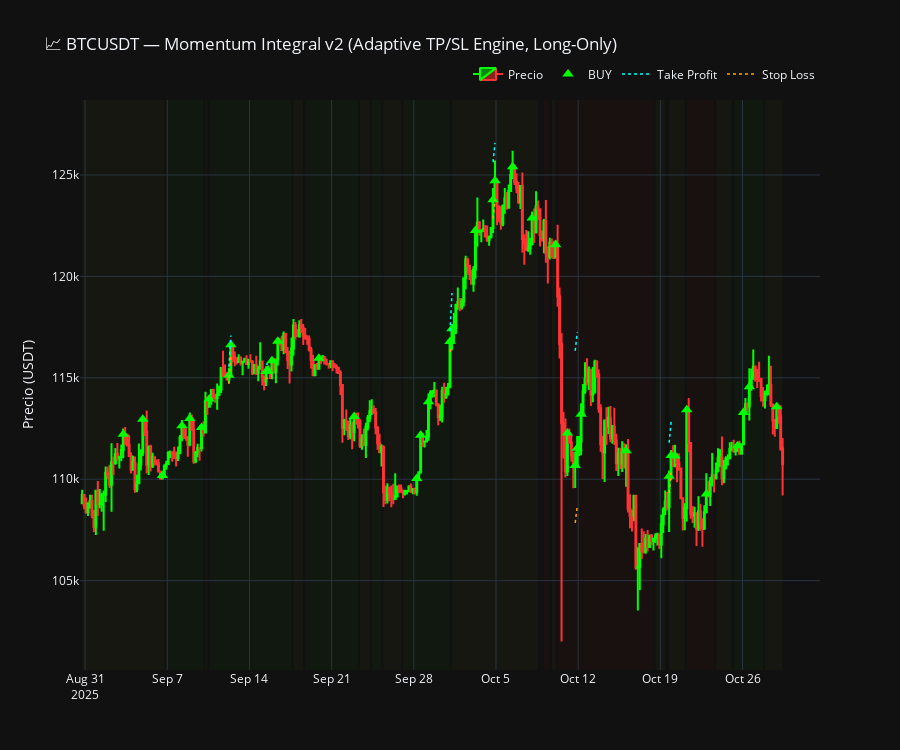

Source (notebook cell):
### Code cell
# ==========================================================
# ⚙️ BLOQUE 15 — Momentum Integral v2: Adaptive TP/SL Engine (Long-Only)
# ==========================================================

# ----------------------------------------------------------
# 1️⃣ — Configuración general
# ----------------------------------------------------------
symbol = "BTCUSDT"
df = data_full[symbol]["df"].copy().reset_index(drop=True)

# Filtrar últimos 60 días para prueba
fecha_limite = pd.Timestamp.now(tz=df["Open time"].dt.tz) - pd.Timedelta(days=60)
df = df[df["Open time"] >= fecha_limite].copy().reset_index(drop=True)

# Parámetros base
WINDOW_MOMENTUM = 8
WINDOW_ATR = 14
RR_R = 1.5   # relación RR base (%)
SL_R = 0.75  # stop base RR (%)

# ----------------------------------------------------------
# 2️⃣ — Cálculo de Momentum Integral y ATR
# ----------------------------------------------------------
def calcular_momentum_integral(df, window=8):
    df = df.copy()
    df["momentum"] = df["Close"].diff()
    df["integral_momentum"] = df["momentum"].rolling(window=window).sum()
    df["slope_integral"] = df["integral_momentum"].diff()
    std_slope = df["slope_integral"].rolling(window=window).std()

    df["Signal"] = np.select(
        [
            (df["slope_integral"] > std_slope) & (df["momentum"] > 0),
            (df["slope_integral"] < -std_slope) & (df["momentum"] < 0)
        ],
        ["BUY", "SELL"],
        default=None
    )
    return df

def calcular_atr(df, window=14):
    df = df.copy()
    df["H-L"] = df["High"] - df["Low"]
    df["H-Cp"] = abs(df["High"] - df["Close"].shift(1))
    df["L-Cp"] = abs(df["Low"] - df["Close"].shift(1))
    df["TR"] = df[["H-L", "H-Cp", "L-Cp"]].max(axis=1)
    df["ATR"] = df["TR"].rolling(window=window).mean()
    return df

df = calcular_momentum_integral(df, WINDOW_MOMENTUM)
df = calcular_atr(df, WINDOW_ATR)

# ----------------------------------------------------------
# 3️⃣ — Clasificación del régimen de volatilidad
# ----------------------------------------------------------
p_low, p_high = df["ATR"].quantile([0.4, 0.8])

def clasificar_regimen(row):
    if row["ATR"] <= p_low:
        return "Baja Volatilidad"
    elif row["ATR"] >= p_high:
        return "Alta Volatilidad"
    else:
        return "Media Volatilidad"

df["Volatility Regime"] = df.apply(clasificar_regimen, axis=1)

# ----------------------------------------------------------
# 4️⃣ — Motor adaptativo TP/SL (solo BUYs)
# ----------------------------------------------------------
def calcular_tp_sl(row):
    if row["Signal"] == "BUY":
        if row["Volatility Regime"] == "Alta Volatilidad":
            tp = row["Close"] + 2.0 * row["ATR"]
            sl = row["Close"] - 1.0 * row["ATR"]
            metodo = "ATR"
        elif row["Volatility Regime"] == "Media Volatilidad":
            tp = row["Close"] * (1 + RR_R / 100)
            sl = row["Close"] * (1 - SL_R / 100)
            metodo = "RR"
        else:  # Baja volatilidad
            tp = row["Close"] + 0.5 * row["ATR"]
            sl = row["Close"] - 0.5 * row["ATR"]
            metodo = "Estructura"
    else:
        # No se abren shorts
        tp, sl, metodo = np.nan, np.nan, None
    return pd.Series([tp, sl, metodo])

df[["TP", "SL", "Método TP/SL"]] = df.apply(calcular_tp_sl, axis=1)

# ----------------------------------------------------------
# 5️⃣ — Visualización adaptativa (Plotly)
# ----------------------------------------------------------
fig = go.Figure()

# Candlestick base
fig.add_trace(go.Candlestick(
    x=df["Open time"], open=df["Open"], high=df["High"], low=df["Low"], close=df["Close"],
    name="Precio", increasing_line_color="#00FF00", decreasing_line_color="#FF3333"
))

# BUY markers
buy_signals = df[df["Signal"] == "BUY"]
fig.add_trace(go.Scatter(
    x=buy_signals["Open time"], y=buy_signals["Close"],
    mode="markers", name="BUY", marker=dict(symbol="triangle-up", size=10, color="lime")
))

# TP / SL lines
fig.add_trace(go.Scatter(
    x=df["Open time"], y=df["TP"], mode="lines", name="Take Profit", line=dict(color="cyan", width=1.5, dash="dot")
))
fig.add_trace(go.Scatter(
    x=df["Open time"], y=df["SL"], mode="lines", name="Stop Loss", line=dict(color="orange", width=1.5, dash="dot")
))

# Volatility regime shading (zonas continuas)
df["Reg_Change"] = (df["Volatility Regime"] != df["Volatility Regime"].shift()).cumsum()
for _, seg in df.groupby("Reg_Change"):
    reg = seg["Volatility Regime"].iloc[0]
    color = {
        "Alta Volatilidad": "rgba(255,0,0,0.12)",
        "Media Volatilidad": "rgba(255,255,0,0.08)",
        "Baja Volatilidad": "rgba(0,255,0,0.10)"
    }[reg]
    fig.add_vrect(
        x0=seg["Open time"].iloc[0],
        x1=seg["Open time"].iloc[-1],
        fillcolor=color,
        opacity=0.3,
        line_width=0,
        layer="below"
    )

fig.update_layout(
    title=f"📈 {symbol} — Momentum Integral v2 (Adaptive TP/SL Engine, Long-Only)",
    template="plotly_dark",
    height=750,
    xaxis_rangeslider_visible=False,
    yaxis_title="Precio (USDT)",
    legend=dict(orientation="h", yanchor="bottom", y=1.02, xanchor="right", x=1)
)

fig.show()

# ----------------------------------------------------------
# 6️⃣ — Análisis de uso de métodos
# ----------------------------------------------------------
uso_metodos = df["Método TP/SL"].value_counts(normalize=True).mul(100).round(2)
print("📊 Distribución de métodos utilizados:")
display(uso_metodos)

### Figure 1 — Plotly figure (JSON) as saved in the notebook; plotly's stock layout.template omitted (floating-point values rounded to 4 significant figures; data arrays with more than 128 entries replaced by an {"elided": "..."} marker saying what was removed)
{"data": [{"close": {"elided": "359 float values"}, "decreasing": {"line": {"color": "#FF3333"}}, "high": {"elided": "359 float values"}, "increasing": {"line": {"color": "#00FF00"}}, "low": {"elided": "359 float values"}, "name": "Precio", "open": {"elided": "359 float values"}, "type": "candlestick", "x": {"elided": "359 str values"}}, {"marker": {"color": "lime", "size": 10, "symbol": "triangle-up"}, "mode": "markers", "name": "BUY", "type": "scatter", "x": ["2025-09-03T06:00:00-06:00", "2025-09-04T22:00:00-06:00", "2025-09-06T14:00:00-06:00", "2025-09-08T06:00:00-06:00", "2025-09-08T22:00:00-06:00", "2025-09-09T22:00:00-06:00", "2025-09-10T14:00:00-06:00", "2025-09-12T06:00:00-06:00", "2025-09-12T10:00:00-06:00", "2025-09-15T10:00:00-06:00", "2025-09-15T14:00:00-06:00", "2025-09-15T22:00:00-06:00", "2025-09-16T10:00:00-06:00", "2025-09-19T22:00:00-06:00", "2025-09-22T22:00:00-06:00", "2025-09-28T06:00:00-06:00", "2025-09-28T14:00:00-06:00", "2025-09-29T06:00:00-06:00", "2025-10-01T02:00:00-06:00", "2025-10-01T06:00:00-06:00", "2025-10-03T06:00:00-06:00", "2025-10-04T18:00:00-06:00", "2025-10-04T22:00:00-06:00", "2025-10-06T10:00:00-06:00", "2025-10-08T02:00:00-06:00", "2025-10-10T02:00:00-06:00", "2025-10-11T02:00:00-06:00", "2025-10-11T18:00:00-06:00", "2025-10-11T22:00:00-06:00", "2025-10-12T06:00:00-06:00", "2025-10-16T02:00:00-06:00", "2025-10-19T18:00:00-06:00", "2025-10-19T22:00:00-06:00", "2025-10-20T06:00:00-06:00", "2025-10-21T06:00:00-06:00", "2025-10-22T22:00:00-06:00", "2025-10-25T14:00:00-06:00", "2025-10-26T02:00:00-06:00", "2025-10-26T14:00:00-06:00", "2025-10-28T22:00:00-06:00"], "y": [112200.0, 113000.0, 110200.0, 112600.0, 113000.0, 112600.0, 114000.0, 115100.0, 116600.0, 115300.0, 115300.0, 115800.0, 116800.0, 116000.0, 113100.0, 110000.0, 112200.0, 113800.0, 116800.0, 117400.0, 122300.0, 123800.0, 124700.0, 125400.0, 122900.0, 121600.0, 112300.0, 110700.0, 111500.0, 113200.0, 111400.0, 110100.0, 111200.0, 111100.0, 113400.0, 109300.0, 111600.0, 113300.0, 114600.0, 113600.0]}, {"line": {"color": "cyan", "dash": "dot", "width": 1.5}, "mode": "lines", "name": "Take Profit", "type": "scatter", "x": {"elided": "359 str values"}, "y": {"elided": "359 float values"}}, {"line": {"color": "orange", "dash": "dot", "width": 1.5}, "mode": "lines", "name": "Stop Loss", "type": "scatter", "x": {"elided": "359 str values"}, "y": {"elided": "359 float values"}}], "layout": {"height": 750, "legend": {"orientation": "h", "x": 1, "xanchor": "right", "y": 1.02, "yanchor": "bottom"}, "shapes": [{"fillcolor": "rgba(255,255,0,0.08)", "layer": "below", "line": {"width": 0}, "opacity": 0.3, "type": "rect", "x0": "2025-08-30T18:00:00-06:00", "x1": "2025-09-06T18:00:00-06:00", "xref": "x", "y0": 0, "y1": 1, "yref": "y domain"}, {"fillcolor": "rgba(0,255,0,0.10)", "layer": "below", "line": {"width": 0}, "opacity": 0.3, "type": "rect", "x0": "2025-09-06T22:00:00-06:00", "x1": "2025-09-10T02:00:00-06:00", "xref": "x", "y0": 0, "y1": 1, "yref": "y domain"}, {"fillcolor": "rgba(255,255,0,0.08)", "layer": "below", "line": {"width": 0}, "opacity": 0.3, "type": "rect", "x0": "2025-09-10T06:00:00-06:00", "x1": "2025-09-10T10:00:00-06:00", "xref": "x", "y0": 0, "y1": 1, "yref": "y domain"}, {"fillcolor": "rgba(0,255,0,0.10)", "layer": "below", "line": {"width": 0}, "opacity": 0.3, "type": "rect", "x0": "2025-09-10T14:00:00-06:00", "x1": "2025-09-17T14:00:00-06:00", "xref": "x", "y0": 0, "y1": 1, "yref": "y domain"}, {"fillcolor": "rgba(255,255,0,0.08)", "layer": "below", "line": {"width": 0}, "opacity": 0.3, "type": "rect", "x0": "2025-09-17T18:00:00-06:00", "x1": "2025-09-18T14:00:00-06:00", "xref": "x", "y0": 0, "y1": 1, "yref": "y domain"}, {"fillcolor": "rgba(0,255,0,0.10)", "layer": "below", "line": {"width": 0}, "opacity": 0.3, "type": "rect", "x0": "2025-09-18T18:00:00-06:00", "x1": "2025-09-23T06:00:00-06:00", "xref": "x", "y0": 0, "y1": 1, "yref": "y domain"}, {"fillcolor": "rgba(255,255,0,0.08)", "layer": "below", "line": {"width": 0}, "opacity": 0.3, "type": "rect", "x0": "2025-09-23T10:00:00-06:00", "x1": "2025-09-24T06:00:00-06:00", "xref": "x", "y0": 0, "y1": 1, "yref": "y domain"}, {"fillcolor": "rgba(0,255,0,0.10)", "layer": "below", "line": {"width": 0}, "opacity": 0.3, "type": "rect", "x0": "2025-09-24T10:00:00-06:00", "x1": "2025-09-25T06:00:00-06:00", "xref": "x", "y0": 0, "y1": 1, "yref": "y domain"}, {"fillcolor": "rgba(255,255,0,0.08)", "layer": "below", "line": {"width": 0}, "opacity": 0.3, "type": "rect", "x0": "2025-09-25T10:00:00-06:00", "x1": "2025-09-26T22:00:00-06:00", "xref": "x", "y0": 0, "y1": 1, "yref": "y domain"}, {"fillcolor": "rgba(0,255,0,0.10)", "layer": "below", "line": {"width": 0}, "opacity": 0.3, "type": "rect", "x0": "2025-09-27T02:00:00-06:00", "x1": "2025-10-01T02:00:00-06:00", "xref": "x", "y0": 0, "y1": 1, "yref": "y domain"}, {"fillcolor": "rgba(255,255,0,0.08)", "layer": "below", "line": {"width": 0}, "opacity": 0.3, "type": "rect", "x0": "2025-10-01T06:00:00-06:00", "x1": "2025-10-08T14:00:00-06:00", "xref": "x", "y0": 0, "y1": 1, "yref": "y domain"}, {"fillcolor": "rgba(255,0,0,0.12)", "layer": "below", "line": {"width": 0}, "opacity": 0.3, "type": "rect", "x0": "2025-10-08T18:00:00-06:00", "x1": "2025-10-08T18:00:00-06:00", "xref": "x", "y0": 0, "y1": 1, "yref": "y domain"}, {"fillcolor": "rgba(255,255,0,0.08)", "layer": "below", "line": {"width": 0}, "opacity": 0.3, "type": "rect", "x0": "2025-10-08T22:00:00-06:00", "x1": "2025-10-08T22:00:00-06:00", "xref": "x", "y0": 0, "y1": 1, "yref": "y domain"}, {"fillcolor": "rgba(255,0,0,0.12)", "layer": "below", "line": {"width": 0}, "opacity": 0.3, "type": "rect", "x0": "2025-10-09T02:00:00-06:00", "x1": "2025-10-09T14:00:00-06:00", "xref": "x", "y0": 0, "y1": 1, "yref": "y domain"}, {"fillcolor": "rgba(255,255,0,0.08)", "layer": "below", "line": {"width": 0}, "opacity": 0.3, "type": "rect", "x0": "2025-10-09T18:00:00-06:00", "x1": "2025-10-10T02:00:00-06:00", "xref": "x", "y0": 0, "y1": 1, "yref": "y domain"}, {"fillcolor": "rgba(255,0,0,0.12)", "layer": "below", "line": {"width": 0}, "opacity": 0.3, "type": "rect", "x0": "2025-10-10T06:00:00-06:00", "x1": "2025-10-18T10:00:00-06:00", "xref": "x", "y0": 0, "y1": 1, "yref": "y domain"}, {"fillcolor": "rgba(255,255,0,0.08)", "layer": "below", "line": {"width": 0}, "opacity": 0.3, "type": "rect", "x0": "2025-10-18T14:00:00-06:00", "x1": "2025-10-19T10:00:00-06:00", "xref": "x", "y0": 0, "y1": 1, "yref": "y domain"}, {"fillcolor": "rgba(0,255,0,0.10)", "layer": "below", "line": {"width": 0}, "opacity": 0.3, "type": "rect", "x0": "2025-10-19T14:00:00-06:00", "x1": "2025-10-19T14:00:00-06:00", "xref": "x", "y0": 0, "y1": 1, "yref": "y domain"}, {"fillcolor": "rgba(255,255,0,0.08)", "layer": "below", "line": {"width": 0}, "opacity": 0.3, "type": "rect", "x0": "2025-10-19T18:00:00-06:00", "x1": "2025-10-21T02:00:00-06:00", "xref": "x", "y0": 0, "y1": 1, "yref": "y domain"}, {"fillcolor": "rgba(255,0,0,0.12)", "layer": "below", "line": {"width": 0}, "opacity": 0.3, "type": "rect", "x0": "2025-10-21T06:00:00-06:00", "x1": "2025-10-23T14:00:00-06:00", "xref": "x", "y0": 0, "y1": 1, "yref": "y domain"}, {"fillcolor": "rgba(255,255,0,0.08)", "layer": "below", "line": {"width": 0}, "opacity": 0.3, "type": "rect", "x0": "2025-10-23T18:00:00-06:00", "x1": "2025-10-25T02:00:00-06:00", "xref": "x", "y0": 0, "y1": 1, "yref": "y domain"}, {"fillcolor": "rgba(0,255,0,0.10)", "layer": "below", "line": {"width": 0}, "opacity": 0.3, "type": "rect", "x0": "2025-10-25T06:00:00-06:00", "x1": "2025-10-27T18:00:00-06:00", "xref": "x", "y0": 0, "y1": 1, "yref": "y domain"}, {"fillcolor": "rgba(255,255,0,0.08)", "layer": "below", "line": {"width": 0}, "opacity": 0.3, "type": "rect", "x0": "2025-10-27T22:00:00-06:00", "x1": "2025-10-29T10:00:00-06:00", "xref": "x", "y0": 0, "y1": 1, "yref": "y domain"}], "title": {"text": "📈 BTCUSDT — Momentum Integral v2 (Adaptive TP/SL Engine, Long-Only)"}, "xaxis": {"rangeslider": {"visible": false}}, "yaxis": {"title": {"text": "Precio (USDT)"}}}}
